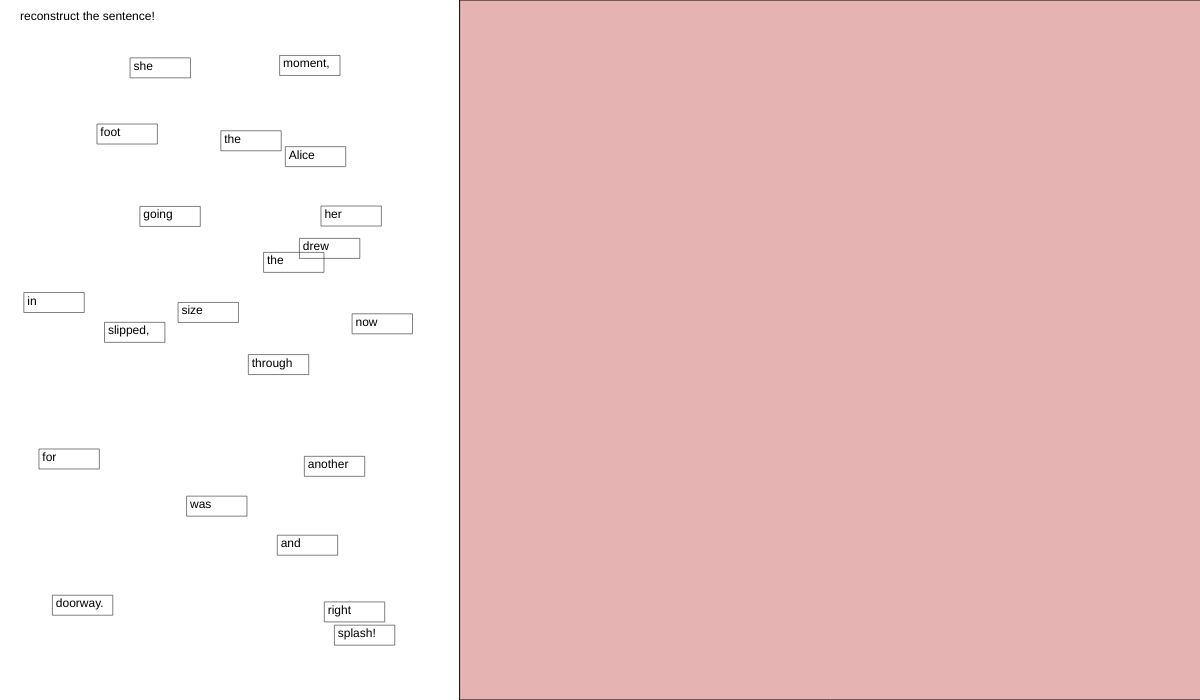
Frame 1 (no input)
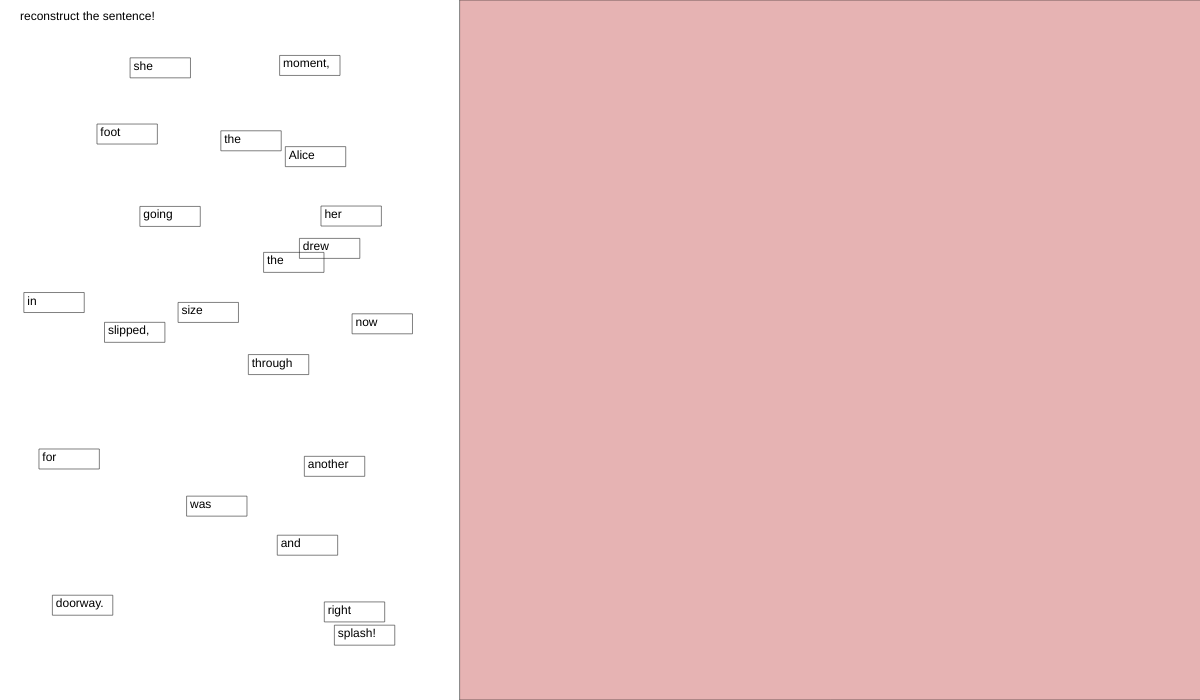
Frame 2 (the mouse pressed at the canvas centre, redrawn once)

The p5.js sketch that drew these frames (run headless with seeded random() and noise() and a simulated clock; the mouse was pressed at the canvas centre and the sketch redrawn once):

// p5.js sketch
// ── sketch.js
// script-wide variables

// words to appear on screen
var _words = []  // words[i] is a lookup for word.id 
var _locked = false;
var _xOffset = 0.0;
var _yOffset = 0.0;
var _numwords = 0;

// score calculation
var _ans = ""; // save and fill in when loading corpus
var _score = 0.05; 

// canvas setup
let _canvX = 1200;
let _canvX_start = 400;
let _canvY = 700;

// initialization 
function createWords() {

  let wrds = aliceWords();

  _numwords = wrds.length;

  for (let i = 0; i < _numwords; i++) {

    let x = random(0, _canvX_start);
    let y = random(10, _canvY-30);
    let name = wrds[i];

    _words.push(new Word(x, y, name, i));
  }

}

// feature functionality
function findWord(x, y) {
  for (let i = 0; i < _numwords; i++) {
    let currWord = _words[i];
    if (x > _words[i].x &&
      x < _words[i].x + _words[i].w &&
      y > _words[i].y &&
      y < _words[i].y + _words[i].h) {
      return currWord;
    }

  }

  return null;
}

function readWords() {

  // create dictionary for y coordinates of each word to read
  let yDict = {};
  for (let i = 0; i < _numwords; i++) {
    let currWord = _words[i];
    if (currWord.x > _canvX_start + 60){  // only read in relevant region
      yDict[i] = currWord.y;

    }
  }

  // sort
  sortedY = sortOnValues(yDict);

  // if there are no words to analyze
  if (sortedY.length == 0) {
    return ""
  }

  console.log(sortedY.length);

  // isolate rows
  let startY = sortedY[0][1]; // smallest y value seen
  // then go through row by row, moving 30 y at a time
  let usergen = ""; // stores the read 
  let rownum = 0;
  for (let y = startY; y < _canvY; y = y + 30) {

    // find all words in current row
    let currRowWords = {}
    // let curr = 0; // current word in the row

    for (let i = 0; i < sortedY.length; i++) {
      if (sortedY[i][1] < y + 30 && sortedY[i][1] >= y) {
        currRowWords[parseInt(sortedY[i][0])] = _words[parseInt(sortedY[i][0])].x;
      } 
    }

    if (Object.keys(currRowWords).length == 0) {
      continue;
    }
    console.log(rownum);
    console.log(Object.keys(currRowWords));

    // sort words in current row by X
    sortedRow = sortOnValues(currRowWords);
    console.log(sortedRow);
    let rowText = "";
    for (let i = 0; i < sortedRow.length; i++) {
      currWordValue = _words[sortedRow[i][0]].name;
      rowText = rowText.concat(" ")
      rowText = rowText.concat(currWordValue);
    }

    usergen = usergen.concat(rowText);

    rownum = rownum + 1;
  }
  
  console.log(usergen);
  return usergen;
}

function showSimilarity() {
  readSequence = readWords(); 
  _score = compareTwoStrings(readSequence, _ans); // update similarity score
  // map color to similarity and change background
  let new_fill = 'hsl(' + Math.floor(_score*240) + ',50%,80%)';
  fill(new_fill);
  rect(_canvX_start + 60, 0, _canvX - _canvX_start, _canvY);
}

// main p5js display functions
function setup() {
  noLoop();
  createCanvas(_canvX, _canvY);
  createWords();
}

function draw() {

  // noLoop();
  clear();

  showSimilarity();

  for (let i = 0; i < _numwords; i++) {
    _words[i].display();
  }

  textAlign(LEFT);
  fill(0);
  text("reconstruct the sentence!", 20, 20);

}

// main word class
class Word {

  constructor(x, y, name, id) {
    this.x = x;
    this.y = y;
    this.w = 60.0;
    this.h = 20.0;

    this.name = name;
    this.id = id;

  }

  display() {

    strokeWeight(0.5);
    noFill();
    rect(this.x, this.y, this.w, this.h);
    fill(0);
    text(this.name, this.x + 3, this.y + 12);

  }
}

// for moving around individual tiles
function mousePressed() {

  loop();
  let word = findWord(mouseX, mouseY);

  if (word != null) {
    _locked = true;
    _xOffset = mouseX - word.x;
    _yOffset = mouseY - word.y;
  } else {
    _locked = false;
  }

}

function mouseDragged() {

  if (_locked) {

    let word = findWord(mouseX, mouseY);

    if (word == null) {

      _locked = false;

    } else {
      word.x = mouseX - _xOffset;
      word.y = mouseY - _yOffset;
    }
  }
}

function mouseReleased() {
  noLoop();
  _locked = false;
}

// utils 
// use to access sorted locations of word in readWords

function sortOnValues(dict) {
  let size = Object.keys(dict).length;
  if (size == 0) {
    return []
  }

  // console.log(size);
  var items = Object.keys(dict).map(function(key) {
    return [key, dict[key]];
  });
  
  // Sort the array based on the second element
  items.sort(function(first, second) {
    return second[1] - first[1];
  });

  return items;

}

// corpuses 
// TODO add other corpuses (kafka?)

function chooseWords(sentences) {
  n_words = 0;
  seen_sentences = [];
  to_return = []
  while (n_words < 15) {
    ind = Math.floor(Math.random() * sentences.length);
    while (seen_sentences.indexOf(ind) != -1){
      ind = Math.floor(Math.random() * sentences.length);
    }
    seen_sentences.push(ind);

    sentence = sentences[ind]
    wrds = split(sentence, " ");
    for (let i = 0; i < wrds.length; i++) {
      to_return.push(wrds[i]);
    }
    n_words = n_words + wrds.length;
  }

  for (let i = 0; i < seen_sentences.length; i++) {
    if (i > 0) {
      _ans = _ans.concat(" ")
    }
    _ans = _ans.concat(sentences[seen_sentences[i]]); // full sentence string
  }

  // returns list of words
  return to_return
}

function aliceWords() { // todo: prune these so they make grammatical sense
  sentences = ['Alice thought she had plenty of time, as she could remember them, all ornamented with hearts.', 
  "She tucked her arm affectionately into Alice's and they sat down at her rather inquisitively.", 
  'She stretched herself up on tiptoe and peeped over the edge and her eyes fell upon a little pattering of feet in the court was in the air.', 
  'Her first idea was that this might belong to one of the shelves as she could for sneezing.', 
  'She got up this morning?', 
  'She had found her way into a graceful zigzag and was just in time to see it trot away quietly into the garden.', 
  'The Duchess took her choice, and was delighted to find her in such a curious croquet-ground in her life; it was too dark to see.',
  'At last she spread out her hand and a scroll of parchment in the distance and she felt certain it must be really offended.', 
  'There is such a curious appearance in the lock, and to her ear.', 
  'The next moment a shower of saucepans, plates and dishes.', 
  'For the Mouse in the distance and she set to work at once set to work at once to eat some of the trees had a consultation about this.', 
  'And after a few minutes she heard a little table, all made of solid glass.', 
  'The Mouse was bristling all over and she hastily dried her eyes, immediately met those of a tree in front of the water and seemed to be lost.', 
  'Then came a rumbling of little animals and birds waiting outside.', 
  'Alice had not gone much farther before she had been anything near the right size that it was indeed!', 
  'She did not get hold of anything, but she ran off as hard as it was just possible it had been.', 
  'At last came a little shriek and a fall and a bright idea came into her face and was beating her violently with its arms folded, frowning like a thunderstorm!', 
  'She soon found herself safe in a minute or two, and the blades of grass, but she did not seem to encourage the witness at all.',
  'He kept shifting from one end to the table, but it was all dark overhead; before her was another long passage and the people near the looking-glass.', 
  'As soon as she could not possibly reach it: she could not even get her head through the glass and she very good-naturedly began hunting about for some way of escape, when she turned away.', 
  'However, they got settled down again, the cook had disappeared.', 
  'When Alice next peeped out, the Fish-Footman was gone, and the people near the door and went to the heads of the house.',
  'Quite forgetting that she had put on your shoes and stockings for you now, dears?', 
  'Alice went back to the door, staring stupidly up into a tree.', 
  'Alice went back to the Knave was standing before them, in chains, with a great crowd assembled about them.',
  'All sorts of little pebbles came rattling in at the sides of the gloves and was gone in a moment.', 
  'The miserable Hatter dropped his teacup and bread and butter in the lock, and to her great delight, it fitted!', 
  'There was a little startled, however, when she turned away.', 
  'Alice drew her foot as far down the chimney as she said this, she came suddenly upon an open place, with a trumpet in one hand and a fan!', 
  'The next witness was the Rabbit and had no reason to be full of soup.', 
  'Alice drew her foot slipped, and in another moment, splash! she was now the right size for going through the doorway.', 
  'Just as she could do, lying down on one of the garden; the roses growing on it were white, but there were ten of them, with her arms folded, frowning like a thunderstorm!', 
  'On various pretexts they all moved off and Alice was not a moment that it might not escape again.', 
  'Alice had found her way into a cucumber-frame or something of that dark hall and close to her feet, for it flashed across her mind that she had been broken to pieces.']

  return chooseWords(sentences)

}

// string similarity -- from https://github.com/aceakash/string-similarity/blob/master/compare-strings.js
function compareTwoStrings(first, second) {

	first = first.replace(/\s+/g, '')
	second = second.replace(/\s+/g, '')

	if (!first.length && !second.length) return 1;                   // if both are empty strings
	if (!first.length || !second.length) return 0;                   // if only one is empty string
	if (first === second) return 1;       							 // identical
	if (first.length === 1 && second.length === 1) return 0;         // both are 1-letter strings
	if (first.length < 2 || second.length < 2) return 0;			 // if either is a 1-letter string

	let firstBigrams = new Map();
	for (let i = 0; i < first.length - 1; i++) {
		const bigram = first.substring(i, i + 2);
		const count = firstBigrams.has(bigram)
			? firstBigrams.get(bigram) + 1
			: 1;

		firstBigrams.set(bigram, count);
	};

	let intersectionSize = 0;
	for (let i = 0; i < second.length - 1; i++) {
		const bigram = second.substring(i, i + 2);
		const count = firstBigrams.has(bigram)
			? firstBigrams.get(bigram)
			: 0;

		if (count > 0) {
			firstBigrams.set(bigram, count - 1);
			intersectionSize++;
		}
	}

	return (2.0 * intersectionSize) / (first.length + second.length - 2);
}

function findBestMatch(mainString, targetStrings) {
	if (!areArgsValid(mainString, targetStrings)) throw new Error('Bad arguments: First argument should be a string, second should be an array of strings');
	
	const ratings = [];
	let bestMatchIndex = 0;

	for (let i = 0; i < targetStrings.length; i++) {
		const currentTargetString = targetStrings[i];
		const currentRating = compareTwoStrings(mainString, currentTargetString)
		ratings.push({target: currentTargetString, rating: currentRating})
		if (currentRating > ratings[bestMatchIndex].rating) {
			bestMatchIndex = i
		}
	}
	
	
	const bestMatch = ratings[bestMatchIndex]
	
	return { ratings, bestMatch, bestMatchIndex };
}

function areArgsValid(mainString, targetStrings) {
	if (typeof mainString !== 'string') return false;
	if (!Array.isArray(targetStrings)) return false;
	if (!targetStrings.length) return false;
	if (targetStrings.find(s => typeof s !== 'string')) return false;
	return true;
}
